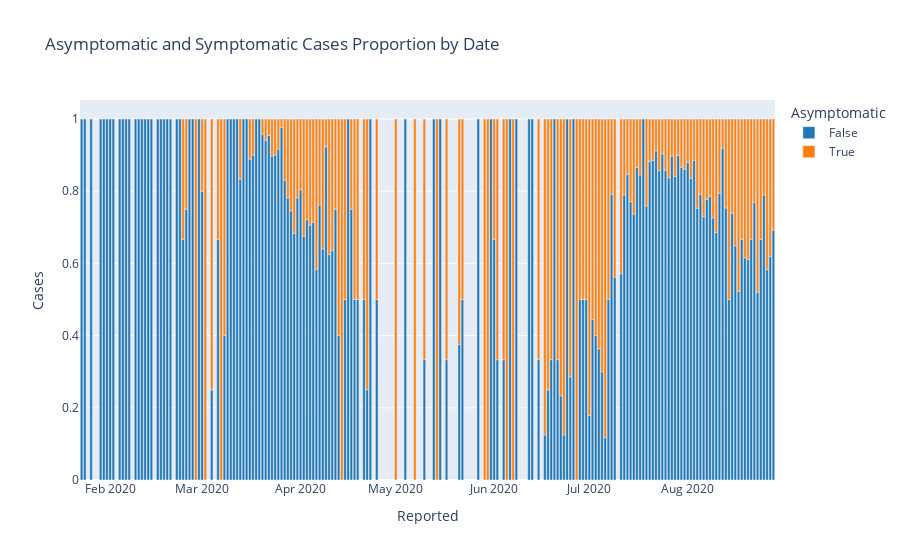

Notebook cell for this chart:
### Code cell
asymptomatic_cases_by_date = progress.groupby(['Reported', 'Asymptomatic']).size().unstack()
asymptomatic_cases_by_date = asymptomatic_cases_by_date.apply(lambda row: row / row.sum(), axis=1)
px.bar(asymptomatic_cases_by_date, 
       labels={'index': 'Date', 'value': 'Cases'},
       color_discrete_sequence=px.colors.qualitative.D3,
       title='Asymptomatic and Symptomatic Cases Proportion by Date')

### Figure 1 — Plotly figure (JSON) as saved in the notebook; plotly's stock layout.template omitted (floating-point values rounded to 4 significant figures; data arrays with more than 128 entries replaced by an {"elided": "..."} marker saying what was removed)
{"data": [{"alignmentgroup": "True", "hovertemplate": "Asymptomatic=False<br>Reported=%{x}<br>Cases=%{y}<extra></extra>", "legendgroup": "False", "marker": {"color": "#1F77B4"}, "name": "False", "offsetgroup": "False", "orientation": "v", "showlegend": true, "textposition": "auto", "type": "bar", "x": {"elided": "179 str values"}, "xaxis": "x", "y": {"elided": "179 float values"}, "yaxis": "y"}, {"alignmentgroup": "True", "hovertemplate": "Asymptomatic=True<br>Reported=%{x}<br>Cases=%{y}<extra></extra>", "legendgroup": "True", "marker": {"color": "#FF7F0E"}, "name": "True", "offsetgroup": "True", "orientation": "v", "showlegend": true, "textposition": "auto", "type": "bar", "x": {"elided": "179 str values"}, "xaxis": "x", "y": {"elided": "179 float values"}, "yaxis": "y"}], "layout": {"autosize": true, "barmode": "relative", "legend": {"title": {"text": "Asymptomatic"}, "tracegroupgap": 0}, "title": {"text": "Asymptomatic and Symptomatic Cases Proportion by Date"}, "xaxis": {"anchor": "y", "autorange": true, "domain": [0, 1], "range": ["2020-01-22 12:00", "2020-08-28 12:00"], "title": {"text": "Reported"}, "type": "date"}, "yaxis": {"anchor": "x", "autorange": true, "domain": [0, 1], "range": [0, 1.053], "title": {"text": "Cases"}, "type": "linear"}}}
